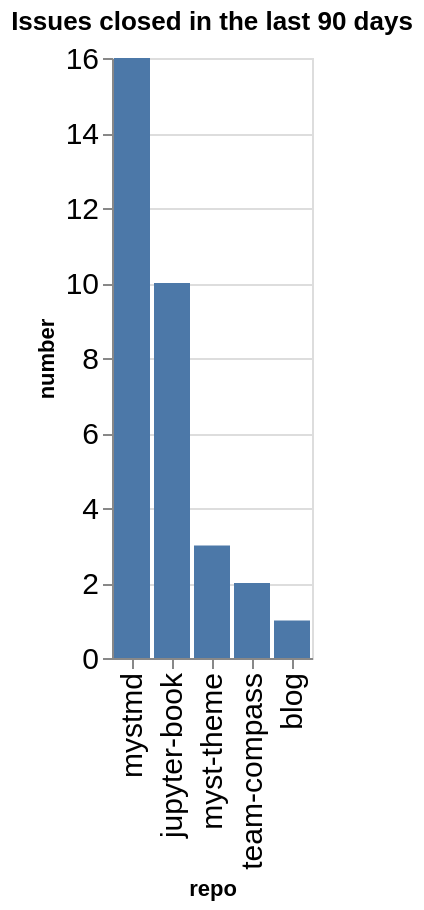

Write notebook code for a chart like this one.
### Code cell
closed_counts = closed.groupby(['org', 'repo']).count()['number'].reset_index()
closed_counts['org/repo'] = closed_counts.apply(lambda a: a['org'] + '/' + a['repo'], axis=1)
sorted_vals = closed_counts.sort_values(['number'], ascending=False)['repo'].values
alt.Chart(data=closed_counts, title=f"Issues closed in the last {n_days} days").mark_bar().encode(
    x=alt.X('repo', sort=alt.Sort(sorted_vals.tolist())),
    y='number',
)

### Figure 1 — Vega-Lite specification as saved in the notebook (floating-point values rounded to 4 significant figures)
{"config": {"axisLeft": {"labelFontSize": 15}, "axisBottom": {"labelFontSize": 15}}, "data": {"name": "data-482b2a60e6c2a639aad912cbb55f86c5"}, "mark": {"type": "bar"}, "encoding": {"x": {"field": "repo", "sort": ["mystmd", "jupyter-book", "myst-theme", "team-compass", "blog"], "type": "nominal"}, "y": {"field": "number", "type": "quantitative"}}, "title": "Issues closed in the last 90 days", "$schema": "https://vega.github.io/schema/vega-lite/v5.20.1.json", "datasets": {"data-482b2a60e6c2a639aad912cbb55f86c5": [{"org": "jupyter-book", "repo": "blog", "number": 1, "org/repo": "jupyter-book/blog"}, {"org": "jupyter-book", "repo": "jupyter-book", "number": 10, "org/repo": "jupyter-book/jupyter-book"}, {"org": "jupyter-book", "repo": "myst-theme", "number": 3, "org/repo": "jupyter-book/myst-theme"}, {"org": "jupyter-book", "repo": "mystmd", "number": 16, "org/repo": "jupyter-book/mystmd"}, {"org": "jupyter-book", "repo": "team-compass", "number": 2, "org/repo": "jupyter-book/team-compass"}]}}
